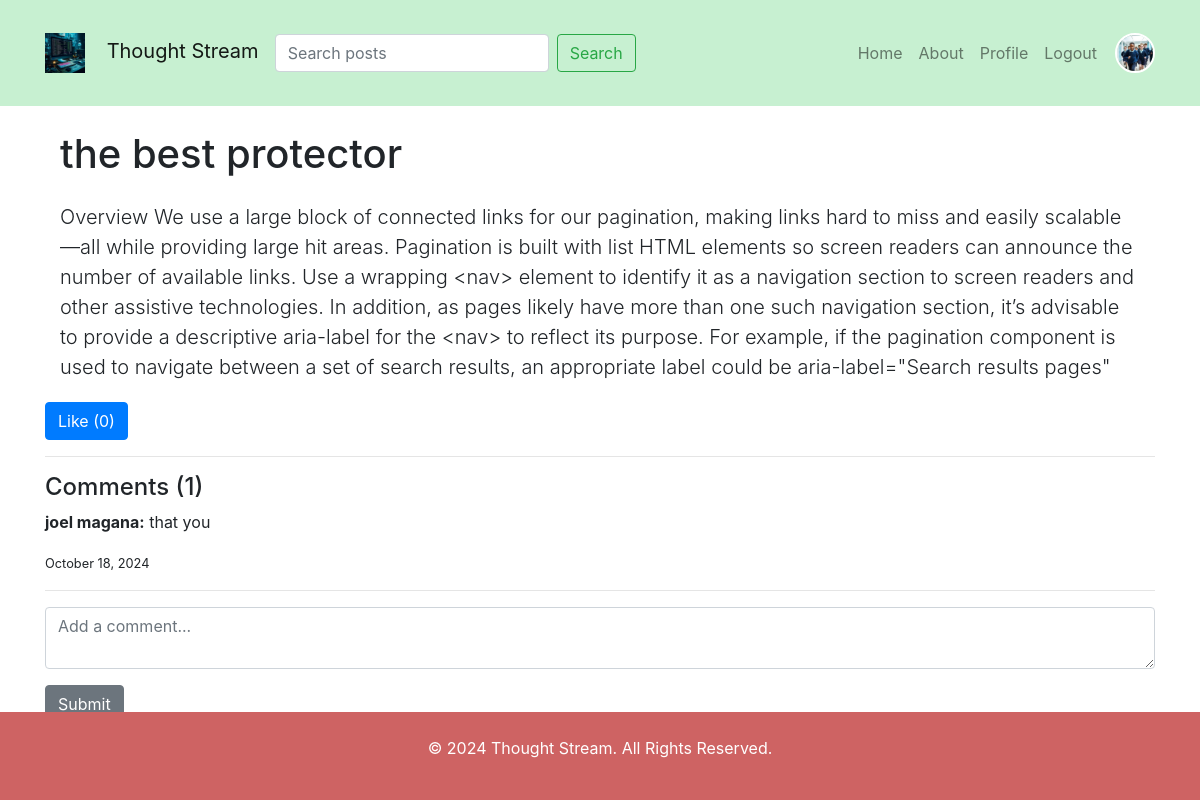
The app's page /post/2 (signed in) with its own data.
### models.py (models this page shows, shortened)
class Post(db.Model):
    id = db.Column(db.Integer, primary_key=True)
    title = db.Column(db.String(150), nullable=False)
    body = db.Column(db.Text, nullable=False)
    date_posted = db.Column(db.DateTime, nullable=False, default=datetime.now(timezone.utc))
    user_id = db.Column(db.Integer, db.ForeignKey('user.id'), nullable=False)
    author = db.relationship('User', backref='posts', lazy=True)
    comments = db.relationship('Comment', backref='post_comments', lazy=True)
    likes = db.relationship('Like', backref='post_likes', lazy=True)

class Comment(db.Model):
    id = db.Column(db.Integer, primary_key=True)
    content = db.Column(db.Text, nullable=False)
    date_posted = db.Column(db.DateTime, nullable=False, default=datetime.utcnow)
    user_id = db.Column(db.Integer, db.ForeignKey('user.id'), nullable=False)  # Link to the User model
    post_id = db.Column(db.Integer, db.ForeignKey('post.id'), nullable=False)  # Link to the Post model
    user = db.relationship('User', backref='comments', lazy=True)  # Get the user who made the comment
    post = db.relationship('Post', backref='post_comments', lazy=True)  # Get the post related to the comment

class User(db.Model, UserMixin):
    id = db.Column(db.Integer, primary_key = True)
    username = db.Column(db.String(150), unique=True, nullable=False)
    email = db.Column(db.String(100), unique = True, nullable=False)
    password = db.Column(db.String(150), nullable=False)
    def get_id(self):
        return self.id

### routes.py (the view)
    @app.route('/post/<int:post_id>')
    def post_detail(post_id):
        page = request.args.get('page', 1, type=int)
        post = Post.query.get_or_404(post_id)
        return render_template('post_detail.html', post=post)

### app.py (called while the page is built)
def create_app():
    app = Flask(__name__)
    app.config['SECRET_KEY'] = 'i dont know'
    app.config['SQLALCHEMY_DATABASE_URI'] = 'sqlite:///flasker.db'
    app.config['CACHE_TYPE'] = 'redis'
    app.config['CACHE_REDIS_HOST'] = 'localhost'
    app.config['CACHE_REDIS_PORT'] = '6379'
    cache = Cache(app)
    db.init_app(app)
    bcrypt.init_app(app)
    login_manager.init_app(app)
    cache.init_app(app)
    @login_manager.user_loader
    def load_user(userid):
        return User.query.get(int(userid))
    from routes import init_routes
    init_routes(app, db, bcrypt,cache)
    migrate= Migrate(app,db)
    return app

### templates/post_detail.html (shortened to what this page needs)
{%extends 'base.html'%}
{% block content %}
<div class="container mt-4">
    <h1 class="mb-4">{{ post.title }}</h1>
    <p class="lead">{{ post.body }}</p>
</div>
<form method="POST" action="{{ url_for('like_post', post_id=post.id) }}">
    <button type="submit" class="btn btn-primary">Like ({{ post.likes|length }})</button>
</form>
<hr>
  <h4>Comments ({{ post.comments|length }})</h4>
{% for comment in post.comments %}
    <div class="comment">
    <p><strong>{{ comment.user.username }}:</strong> {{ comment.content }}</p>
    <small>{{ comment.date_posted.strftime('%B %d, %Y') }}</small>
<hr>
    </div>
{% endfor %}
<form method="POST" action="{{ url_for('add_comment', post_id=post.id) }}">
    <div class="form-group">
    <textarea name="content" class="form-control" placeholder="Add a comment..." required></textarea>
    </div>
    <button type="submit" class="btn btn-secondary">Submit</button>
</form>
</div>
{% endblock %}

### static/styles.css (style rules this page uses)
body { font-family: Arial, sans-serif; margin: 0; padding: 0; background-color: #93d675; font-weight: bold; }
.container { width: 98%; margin: 20px auto; }

### records on screen
Post: title "the best protector", body "Overview We use a large block of connected links for our pagination, making links hard to miss and easily scalable—all while providing large hit areas. Pagination is built with list HTML elements so screen readers can announce the number of available links. Use a wrapping <nav> element to identify it as a navigation section to screen readers and other assistive technologies. In addition, as pages likely have more than one such navigation section, it’s advisable to provide a descriptive aria-label for the <nav> to reflect its purpose. For example, if the pagination component is used to navigate between a set of search results, an appropriate label could be aria-label=\"Search results pages\""
Comment: user.username "joel magana", content "that you", date_posted "October 18, 2024"

### other values on screen
{{ post.likes|length }} "0"
{{ post.comments|length }} "1"
